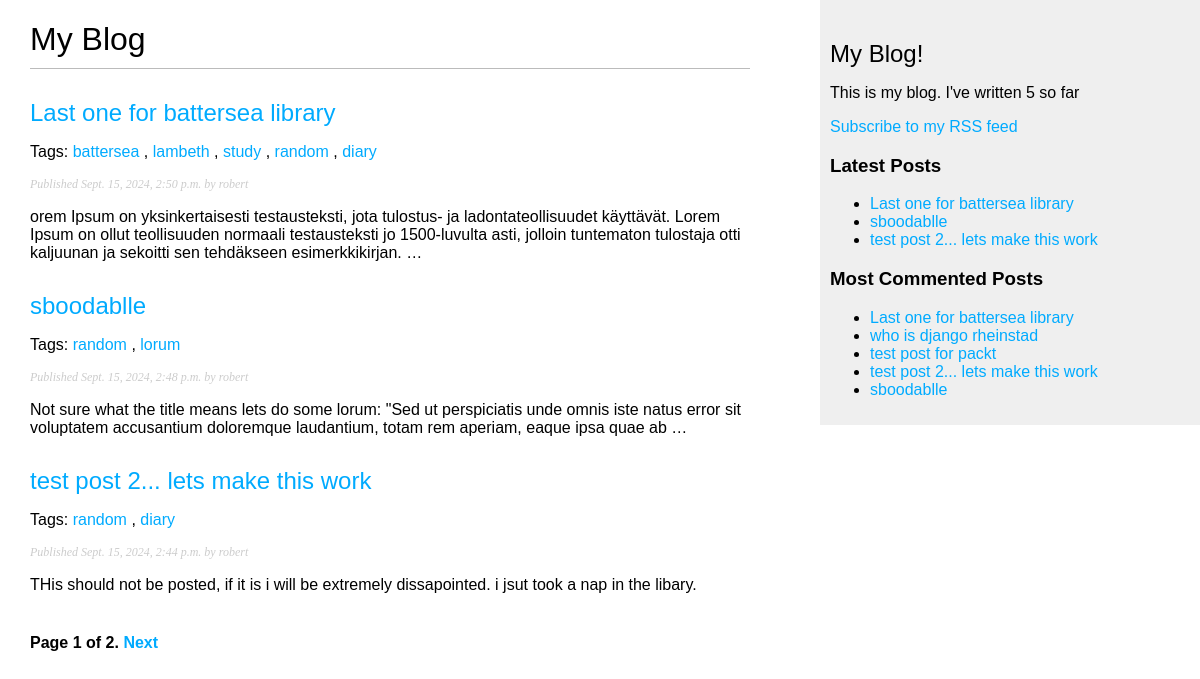
Page /blog/ on the earlier database version.
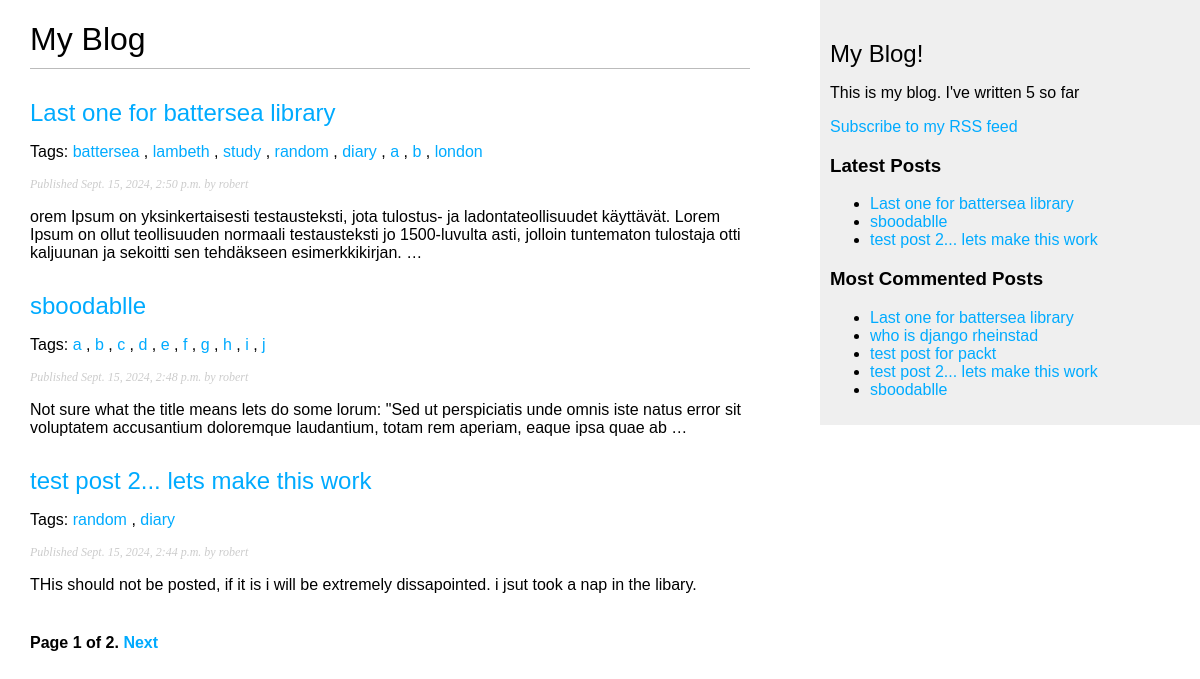
Same page on the later database version.
### blog/models.py (models this page shows, shortened)
class Post(models.Model):
    class Status(models.TextChoices):
        DRAFT = 'DF', 'Draft'
        PUBLISHED = 'PB', 'Published'
    title = models.CharField(max_length=250)
    slug = models.SlugField(
        max_length=250,
        unique_for_date='publish'
        )
    author = models.ForeignKey(
        settings.AUTH_USER_MODEL,
        on_delete=models.CASCADE,
        related_name="blog_posts"
    )
    body = models.TextField()
    publish = models.DateTimeField(default=timezone.now)
    created = models.DateTimeField(auto_now_add=True)
    updated = models.DateTimeField(auto_now=True)
    status = models.CharField(
        max_length=2,
        choices=Status,
        default=Status.DRAFT
    )
    objects = models.Manager()  #default manager
    published = PublishedManager()  #custom manager
    tags = TaggableManager()
    class Meta:
        ordering = ['-publish']
        indexes = [
            models.Index(fields=['-publish']),
        ]
    def get_absolute_url(self):
        return reverse(
            'blog:post_detail',
            args=[
                self.publish.year,
                self.publish.month,
                self.publish.day,
                self.slug
            ]
        )

### blog/views.py (the view)
# urls.py: path('', views.post_list, name='post_list'),
def post_list(request, tag_slug=None):
    post_list = Post.published.all()
    tag = None
    if tag_slug:
        tag = get_object_or_404(Tag, slug=tag_slug)
        post_list = post_list.filter(tags__in=[tag])
    paginator = Paginator(post_list, 3)
    page_number = request.GET.get('page', 1)
    try:
        posts = paginator.page(page_number)
    except PageNotAnInteger:
        posts = paginator.page(1)
    except EmptyPage:
        posts = paginator.page(paginator.num_pages)
    return render(
        request,
        'blog/post/list.html',
        {
            'posts': posts,
            'tag': tag
        }
    )

### blog/models.py (called while the page is built)
    def get_queryset(self):
        return (
            super().get_queryset().filter(status=Post.Status.PUBLISHED)
        )

### blog/templatetags/blog_tags.py (called while the page is built)
@register.filter(name='markdown')
def markdown_format(text):
    return mark_safe(markdown.markdown(text))

@register.simple_tag
def total_posts():
    return Post.published.count()

@register.inclusion_tag('blog/post/latest_posts.html')
def show_latest_posts(count=5):
    latest_posts = Post.published.order_by('-publish')[:count]
    return {'latest_posts': latest_posts}

@register.simple_tag
def get_most_commented_posts(count=5):
    return Post.published.annotate(
        total_comments=Count('comments')
    ).order_by('-total_comments')[:count]

### blog/templates/blog/post/list.html (shortened to what this page needs)
{% extends 'blog/base.html' %}
{% load blog_tags %}
{% block content %}
    <h1>My Blog</h1>
    {% for post in posts %}
        <h2>
            <a href="{{ post.get_absolute_url }}">
                {{ post.title }}
            </a>
        </h2>
        <p class="tags">
            Tags:
            {% for tag in post.tags.all %}
                <a href="{% url 'blog:post_list_by_tag' tag.slug %}">
                    {{ tag.name }}
                </a>{% if not forloop.last %}, {% endif %}
            {% endfor %}
        </p>
        <p class="date">
            Published {{post.publish }} by {{ post.author }}
        </p>
        {{ post.body|markdown|truncatewords_html:30 }}
    {% endfor %}
    {% include "pagination.html" with page=posts %}
{% endblock %}

### blog/templates/blog/base.html (shortened to what this page needs)
{% load blog_tags %}
{% load static %}
<!DOCTYPE html>
<html lang="en">
<head>
    <link rel="stylesheet" href="{% static 'css/blog.css' %}">
</head>
<body>
    <div id="content">
        {% block content %}
        {% endblock %}
    </div>
    <div id="sidebar">
        <h2>My Blog!</h2>
        <p>
            This is my blog.
            I've written {% total_posts %} so far
        </p>
        <p>
            <a href="{% url 'blog:post_feed' %}">
                Subscribe to my RSS feed
            </a>
        </p>
        <h3>Latest Posts</h3>
        {% show_latest_posts 3 %}
        <h3>Most Commented Posts</h3>
        {% get_most_commented_posts as most_commented_posts %}
        <ul>
            {% for post in most_commented_posts %}
                <li>
                    <a href="{{ post.get_absolute_url }}">{{ post.title }}</a>
                </li>
            {% endfor %}
        </ul>
    </div>
</body>
</html>

### blog/templates/pagination.html (shortened to what this page needs)
<div class="pagination">
    <span class="step-links">
        <span class="current">
            Page {{ page.number }} of {{ page.paginator.num_pages }}.
        </span>
        {% if page.has_next %}
            <a href="?page={{page.next_page_number }}">Next</a>
        {% endif %}
    </span>
</div>

### blog/templates/blog/post/latest_posts.html
<ul>
    {% for post in latest_posts %}
        <li>
            <a href="{{ post.get_absolute_url }}">{{ post.title }}</a>
        </li>
    {% endfor %}
</ul>

### blog/static/css/blog.css (style rules this page uses)
body { margin:0; padding:0; font-family:helvetica, sans-serif; }
a { color:#00abff; text-decoration:none; }
h1 { font-weight:normal; border-bottom:1px solid #bbb; padding:0 0 10px 0; }
h2 { font-weight:normal; margin:30px 0 0; }
#content { float:left; width:60%; padding:0 0 0 30px; }
#sidebar { float:right; width:30%; padding:10px; background:#efefef; height:100%; }
p.date { color:#ccc; font-family: georgia, serif; font-size: 12px; font-style: italic; }
.pagination { margin:40px 0; font-weight:bold; }

Differences in the rows shown:
shown differently, row unchanged: Tag "diary": now shows ","
added Tag: name "a"
added Tag: name "b"
added Tag: name "london", shown under Post "Last one for battersea library"
changed Post "sboodablle": loses Tag (name "lorum"); loses Tag (name "random")
added Tag: name "c", shown under Post "sboodablle"
added Tag: name "d", shown under Post "sboodablle"
added Tag: name "e", shown under Post "sboodablle"
added Tag: name "f", shown under Post "sboodablle"
added Tag: name "g", shown under Post "sboodablle"
added Tag: name "h", shown under Post "sboodablle"
added Tag: name "i", shown under Post "sboodablle"
added Tag: name "j", shown under Post "sboodablle"
